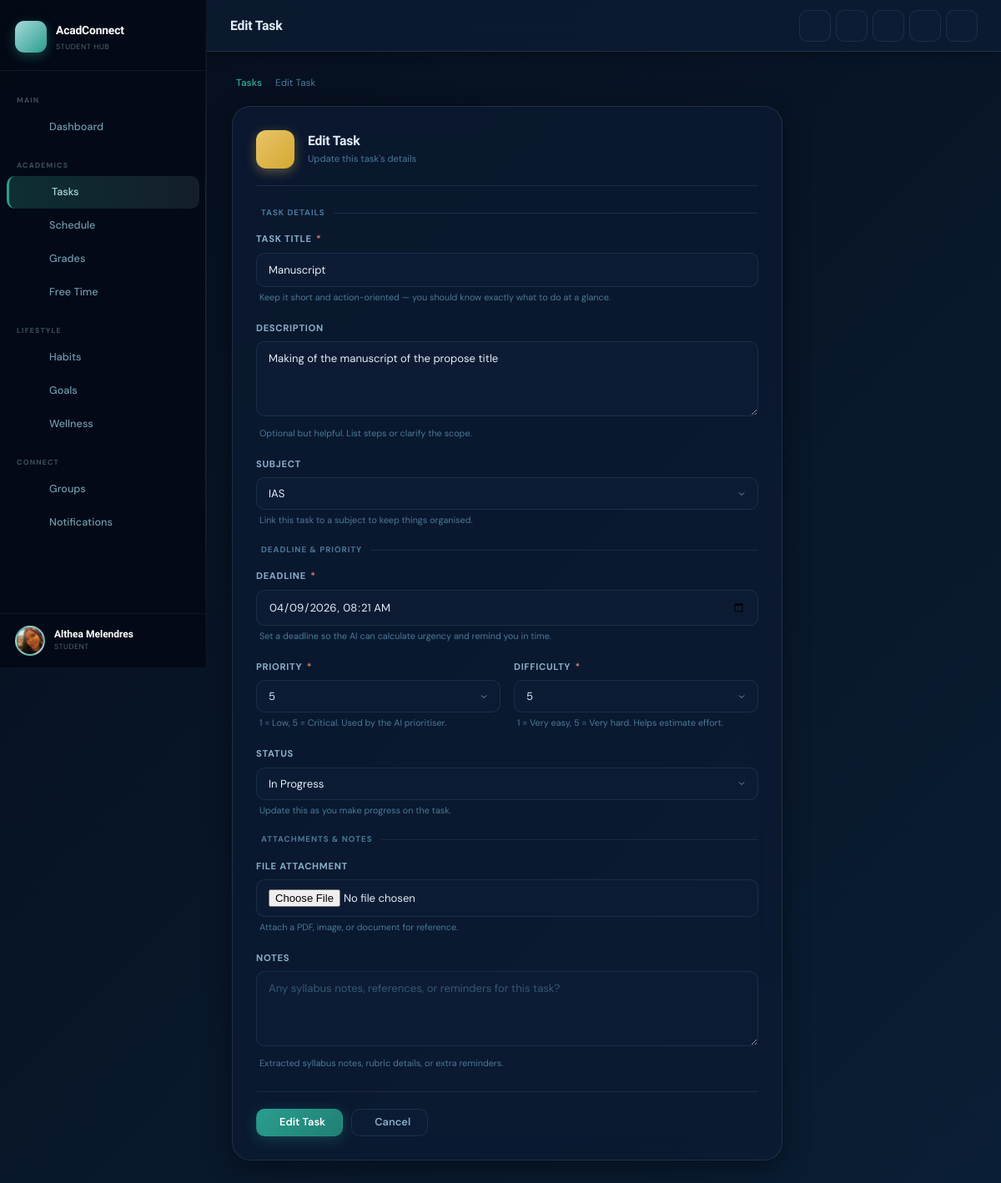
/tasks/2/edit/ (signed in), run on the app's committed database.
### apps/accounts/models.py (models this page shows, shortened)
class User(AbstractUser):
    ROLE_CHOICES = [
        ('student', 'Student'),
        ('professor', 'Professor'),
        ('admin', 'Admin'),
    ]
    role = models.CharField(max_length=20, choices=ROLE_CHOICES, default='student')
    profile_photo = models.ImageField(upload_to='profiles/', blank=True, null=True)
    bio = models.TextField(blank=True)
    semester = models.CharField(max_length=20, blank=True)
    gpa_threshold = models.FloatField(default=2.0, help_text="Alert if GPA falls below this value")
    stress_level = models.IntegerField(default=5, help_text="1-10 scale")
    dark_mode = models.BooleanField(default=False)
    is_email_verified = models.BooleanField(default=False)
    email = models.EmailField(unique=True, blank=False)
    @property
    def full_name(self):
        return f"{self.first_name} {self.last_name}".strip() or self.username

### apps/tasks/models.py (models this page shows, shortened)
class Task(models.Model):
    PRIORITY_CHOICES = [(i, str(i)) for i in range(1, 6)]
    DIFFICULTY_CHOICES = [(i, str(i)) for i in range(1, 6)]
    STATUS_CHOICES = [
        ('pending', 'Pending'),
        ('in_progress', 'In Progress'),
        ('completed', 'Completed'),
        ('overdue', 'Overdue'),
    ]
    user = models.ForeignKey(settings.AUTH_USER_MODEL, on_delete=models.CASCADE, related_name='tasks')
    subject = models.ForeignKey(Subject, on_delete=models.SET_NULL, null=True, blank=True, related_name='tasks')
    title = models.CharField(max_length=200)
    description = models.TextField(blank=True)
    deadline = models.DateTimeField()
    priority = models.IntegerField(choices=PRIORITY_CHOICES, default=3)
    difficulty = models.IntegerField(choices=DIFFICULTY_CHOICES, default=3)
    status = models.CharField(max_length=20, choices=STATUS_CHOICES, default='pending')
    file_attachment = models.FileField(upload_to='task_files/', blank=True, null=True)
    notes = models.TextField(blank=True, help_text="Extracted syllabus notes or additional notes")
    created_at = models.DateTimeField(auto_now_add=True)
    updated_at = models.DateTimeField(auto_now=True)
    class Meta:
        ordering = ['deadline', '-priority']

### apps/tasks/views.py (the view)
# urls.py: path('<int:pk>/edit/', views.task_edit, name='edit'),
@login_required
def task_edit(request, pk):
    task = get_object_or_404(Task, pk=pk, user=request.user)
    if request.method == 'POST':
        form = TaskForm(request.POST, request.FILES, instance=task, user=request.user)
        if form.is_valid():
            form.save()
            messages.success(request, "Task updated!")
            return redirect('tasks:list')
    else:
        form = TaskForm(instance=task, user=request.user)
    return render(request, 'tasks/task_form.html', {'form': form, 'action': 'Edit', 'task': task})

### apps/tasks/models.py (called while the page is built)
    def __str__(self):
        return self.name

### templates/tasks/task_form.html (shortened to what this page needs)
{% extends 'base.html' %}
{% block page_title %}{{ action }} Task{% endblock %}
{% block content %}
<div class="form-page-wrap">
  <div class="form-breadcrumb">
    <a href="{% url 'tasks:list' %}" class="breadcrumb-link">
       Tasks
    </a>
    <span>{{ action }} Task</span>
  </div>
  <div class="form-card">
    <div class="form-card-header">
      <div class="form-card-icon {% if action == 'Create' %}icon-teal{% else %}icon-gold{% endif %}">
      </div>
      <div>
        <h2 class="form-card-title">{% if action == 'Create' %}New Task{% else %}Edit Task{% endif %}</h2>
        <p class="form-card-sub">{% if action == 'Create' %}Add a new task to your to-do list{% else %}Update this task's details{% endif %}</p>
      </div>
    </div>
    <form method="post" enctype="multipart/form-data" novalidate>
      <div class="form-section">
        <div class="form-section-label"> Task Details</div>
        <div class="form-group">
          <label class="form-label" for="{{ form.title.id_for_label }}">
            Task Title <span class="required-dot">*</span>
          </label>
          {{ form.title }}
          <div class="form-hint"> {{ form.title.help_text }}</div>
        </div>
        <div class="form-group">
          <label class="form-label" for="{{ form.description.id_for_label }}">Description</label>
          {{ form.description }}
          <div class="form-hint"> {{ form.description.help_text }}</div>
        </div>
        <div class="form-group">
          <label class="form-label" for="{{ form.subject.id_for_label }}">Subject</label>
          {{ form.subject }}
          <div class="form-hint"> {{ form.subject.help_text }}</div>
        </div>
      </div>
      <div class="form-section">
        <div class="form-section-label"> Deadline &amp; Priority</div>
        <div class="form-group">
          <label class="form-label" for="{{ form.deadline.id_for_label }}">
            Deadline <span class="required-dot">*</span>
          </label>
          {{ form.deadline }}
          <div class="form-hint"> {{ form.deadline.help_text }}</div>
        </div>
        <div class="grid grid-2" style="gap:16px;">
          <div class="form-group">
            <label class="form-label" for="{{ form.priority.id_for_label }}">
              Priority <span class="required-dot">*</span>
            </label>
            {{ form.priority }}
            <div class="form-hint"> {{ form.priority.help_text }}</div>
          </div>
          <div class="form-group">
            <label class="form-label" for="{{ form.difficulty.id_for_label }}">
              Difficulty <span class="required-dot">*</span>
            </label>
            {{ form.difficulty }}
            <div class="form-hint"> {{ form.difficulty.help_text }}</div>
          </div>
        </div>
        <div class="form-group">
          <label class="form-label" for="{{ form.status.id_for_label }}">Status</label>
          {{ form.status }}
          <div class="form-hint"> {{ form.status.help_text }}</div>
        </div>
      </div>
      <div class="form-section">
        <div class="form-section-label"> Attachments &amp; Notes</div>
        <div class="form-group">
          <label class="form-label" for="{{ form.file_attachment.id_for_label }}">File Attachment</label>
          {{ form.file_attachment }}
          <div class="form-hint"> {{ form.file_attachment.help_text }}</div>
        </div>
        <div class="form-group">
          <label class="form-label" for="{{ form.notes.id_for_label }}">Notes</label>
          {{ form.notes }}
          <div class="form-hint"> {{ form.notes.help_text }}</div>
        </div>
      </div>
      <div class="form-actions">
        <button type="submit" class="btn btn-primary" id="submit-task-btn">
          {{ action }} Task
        </button>
        <a href="{% url 'tasks:list' %}" class="btn btn-secondary">
           Cancel
        </a>
      </div>
    </form>
  </div>
</div>
{% endblock %}

### templates/base.html (shortened to what this page needs)
{% load static %}
<!DOCTYPE html>
<html lang="en"
  data-theme="{% if request.user.is_authenticated and request.user.dark_mode %}dark{% else %}light{% endif %}">
<head>
  <link rel="stylesheet" href="{% static 'css/main.css' %}">
  <link rel="stylesheet" href="{% static 'css/features.css' %}">
  <link rel="stylesheet" href="https://cdn.jsdelivr.net/npm/@phosphor-icons/web@2.1.1/src/regular/style.css">
  <link href="https://cdn.jsdelivr.net/npm/fullcalendar@6.1.10/index.global.min.css" rel="stylesheet">
</head>
<body>
  {% if request.user.is_authenticated %}
  <div class="app-wrapper">
    <aside class="sidebar" id="app-sidebar">
      <div class="sidebar-header">
        <a href="{% url 'dashboard:home' %}" class="sidebar-brand">
          <div class="brand-icon"></div>
          <div>
            <span class="brand-name">AcadConnect</span>
            <span class="brand-sub">Student Hub</span>
          </div>
        </a>
      </div>
      <nav class="sidebar-nav">
        <div class="nav-section-label">Main</div>
        <a href="{% url 'dashboard:home' %}"
          class="nav-link {% if request.resolver_match.namespace == 'dashboard' %}active{% endif %}">
          <span>Dashboard</span>
        </a>
        <div class="nav-section-label">Academics</div>
        <a href="{% url 'tasks:list' %}"
          class="nav-link {% if request.resolver_match.namespace == 'tasks' %}active{% endif %}">
          <span>Tasks</span>
        </a>
        <a href="{% url 'schedule:calendar' %}"
          class="nav-link {% if request.resolver_match.namespace == 'schedule' and request.resolver_match.url_name != 'free_time' %}active{% endif %}">
          <span>Schedule</span>
        </a>
        <a href="{% url 'grades:dashboard' %}"
          class="nav-link {% if request.resolver_match.namespace == 'grades' %}active{% endif %}">
          <span>Grades</span>
        </a>
        <a href="{% url 'schedule:free_time' %}"
          class="nav-link {% if request.resolver_match.namespace == 'schedule' and request.resolver_match.url_name == 'free_time' %}active{% endif %}">
          <span>Free Time</span>
        </a>
        <div class="nav-section-label">Lifestyle</div>
        <a href="{% url 'habits:habits' %}"
          class="nav-link {% if request.resolver_match.namespace == 'habits' and request.resolver_match.url_name == 'habits' %}active{% endif %}">
          <span>Habits</span>
        </a>
        <a href="{% url 'habits:goals' %}"
          class="nav-link {% if request.resolver_match.namespace == 'habits' and request.resolver_match.url_name != 'habits' %}active{% endif %}">
          <span>Goals</span>
        </a>
        <a href="{% url 'wellness:hub' %}"
          class="nav-link {% if request.resolver_match.namespace == 'wellness' %}active{% endif %}">
          <span>Wellness</span>
        </a>
        <div class="nav-section-label">Connect</div>
        <a href="{% url 'collaboration:list' %}"
          class="nav-link {% if request.resolver_match.namespace == 'collaboration' %}active{% endif %}">
          <span>Groups</span>
        </a>
        <a href="{% url 'notifications:center' %}"
          class="nav-link {% if request.resolver_match.namespace == 'notifications' %}active{% endif %}">
          <span>Notifications</span>
        </a>
      </nav>
      <div class="sidebar-footer">
        <div class="user-mini">
          <div class="user-avt">
            {% if request.user.profile_photo %}
            <img src="{{ request.user.profile_photo.url }}" alt="{{ request.user.username }}">
            {% else %}
            {{ request.user.username|first|upper }}
            {% endif %}
          </div>
          <div>
            <div class="user-name">{{ request.user.full_name }}</div>
            <div class="user-role">{{ request.user.get_role_display }}</div>
          </div>
        </div>
      </div>
    </aside>
    <div class="main-content">
      <header class="topbar">
        <div class="topbar-left">
          <span class="topbar-title">{% block page_title %}Dashboard{% endblock %}</span>
        </div>
        <div class="topbar-actions">
          <a href="{% url 'tasks:create' %}" class="topbar-btn" title="Add Task">
          </a>
          <a href="{% url 'notifications:center' %}" class="topbar-btn" title="Notifications">
          </a>
          <button class="topbar-btn" id="theme-toggle-btn" title="Toggle theme" aria-label="Toggle dark/light mode">
          </button>
          <a href="{% url 'accounts:profile' %}" class="topbar-btn" title="Profile">
          </a>
          <a href="{% url 'accounts:logout' %}" class="topbar-btn" title="Logout">
          </a>
        </div>
      </header>
      <main class="page-content fade-in">
        {% block content %}{% endblock %}
      </main>
    </div>
  </div>
  {% else %}
  {% block auth_content %}{% endblock %}
  {% endif %}
</body>
</html>

### static/css/features.css (style rules this page uses)
:root { --lp-text: rgba(200,224,239,0.88); --lp-text-muted: rgba(200,224,239,0.55); --lp-text-faint: rgba(200,224,239,0.35); --lp-heading: #ffffff; --lp-eyebrow: #2A9D8F; --lp-border: rgba(168,218,220,0.18); --lp-border-hover: rgba(168,218,220,0.45); --lp-surface: rgba(255,255,255,0.04); --lp-surface-hover: rgba(168,218,220,0.08); --lp-card-bg: rgba(10,20,40,0.85); --lp-nav-scrolled: rgba(10,14,26,0.88); --lp-nav-border: rgba(168,218,220,0.12); --lp-mobile-bg: rgba(10,14,26,0.97); --lp-stats-bg: rgba(255,255,255,0.05); --lp-section-dark: rgba(0,0,0,0.25); --lp-section-alt: rgba(13,59,102,0.2); --lp-pill-bg: rgba(168,218,220,0.08); --lp-pill-hover: rgba(168,218,220,0.18); --lp-pill-icon: #A8DADC; --lp-pill-text: rgba(200,224,239,0.88); --lp-pill-hint: rgba(168,218,220,0.4); --lp-footer-bg: rgba(7,13,24,0.95); --lp-footer-text: rgba(200,224,239,0.5); --lp-footer-muted: rgba(200,224,239,0.3); --lp-footer-border: rgba(168,218,220,0.1); --lp-step-bg: rgba(255,255,255,0.04); --lp-step-hover: rgba(168,218,220,0.07); --lp-step-num: rgba(168,218,220,0.1); --lp-step-text: rgba(200,224,239,0.6); --lp-trust-bg: rgba(255,255,255,0.05); --lp-trust-hover: rgba(168,218,220,0.08); --lp-trust-text: rgba(200,224,239,0.6); --lp-vc-task-color: rgba(200,224,239,0.8); --lp-vc-bar-bg: rgba(168,218,220,0.1); --lp-ghost-border: rgba(168,218,220,0.3); --lp-ghost-color: rgba(200,224,239,0.85); --lp-ghost-hover: rgba(168,218,220,0.08); --lp-hamburger: rgba(200,224,239,0.8); }

### data on the page
User: user.profile_photo (picture), user.full_name "Althea Melendres", user.role "STUDENT"
Task: title "Manuscript", description "Making of the manuscript of the propose title", subject "IAS", deadline "04/09/2026 08:21", priority "5", difficulty "5", status "In Progress"

### other printed values
{{ action }} "Edit"
